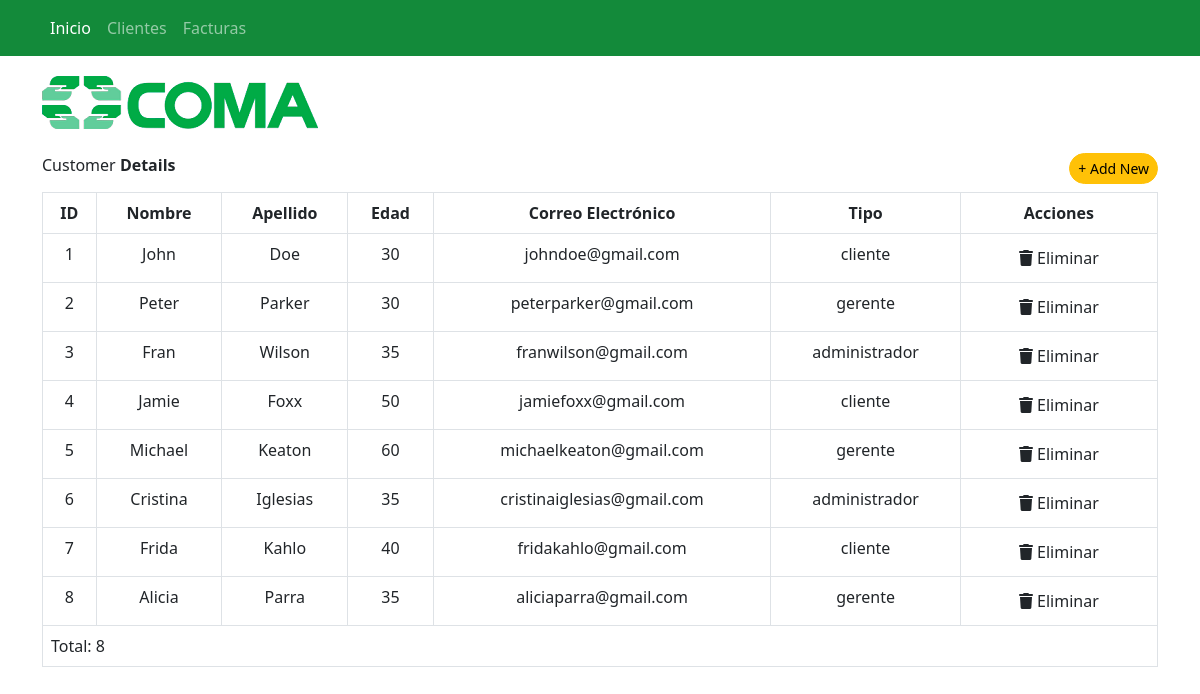
The app's page /dashboard/usuario/index.php with its own data.
### tables this page shows
CREATE TABLE `usuario` (
  `id` decimal(18,0) NOT NULL,
  `nombre` varchar(30) NOT NULL,
  `apellido` varchar(30) NOT NULL,
  `edad` int(3) NOT NULL,
  `correo_electronico` varchar(100) NOT NULL,
  `tipo_usuario` varchar(20) NOT NULL
);

### dashboard/usuario/index.php (the view, shortened to what this page needs)
<?php
    include ("../../inc/conexion.php");
?>
<!DOCTYPE html>
<html lang="en">
  <head>
    <?php
        include ("../../inc/base/head.php");
    ?>
  </head>
  <body>
    <?php
    include ("../../inc/base/header.php");
    ?>
    <section class="container" style="padding-top:60px;">
      <div class="row">
        <div class="col-12 mt-3">
          <figure>
            <img src="../../imagenes/coma-logo-4008.png" alt="" />
          </figure>
        </div>
        <div class="col-12 pt-2 pb-2">
          <span class="pull-start">Customer <b>Details</b></span>
          <a class="btn btn-sm btn-warning rounded-pill float-end" href="./add/">+ Add New</a>
        </div>
        <div class="col-12">
            <?php
            try{
              $query = "";
                $query .= "SELECT id as ID, ";
                $query .= " nombre as Name, ";
                $query .= " apellido as Surname, ";
                $query .= " edad as Age, ";
                $query .= " correo_electronico as Email, ";
                $query .= " usuario.tipo_usuario as Type ";
                $query .= "FROM usuario ";
                $result = mysqli_query($conn, $query);
            }catch(Exception $e){
              echo 'Error: '.$e->getMessage();
            }
                $iTotal = 0;
            ?>
            <div class="table-responsive">
              <table class="table table-bordered">
                <thead class="text-center">
                  <th>ID</th>
                  <th>Nombre</th>
                  <th>Apellido</th>
                  <th>Edad</th>
                  <th>Correo Electrónico</th>
                  <th>Tipo</th>
                  <th>Acciones</th>
                </thead>
                <tbody>
                  <?php
                    while($row = mysqli_fetch_array($result)){
                      $iTotal++;
                      ?>
                        <tr id="User<?php echo $row['ID'] ?>" class="text-center">
                          <td><?php echo $row['ID'] ?></td>
                          <td><?php echo $row['Name'] ?></td>
                          <td><?php echo $row['Surname'] ?></td>
                          <td><?php echo $row['Age'] ?></td>
                          <td><?php echo $row['Email'] ?></td>
                          <td><?php echo $row['Type'] ?></td>
                          <td class="text-center">
                              <a class="dropdown-item" href="javascript:EliminarUsuario('<?php echo $row['ID']?>')"><i class="fa-solid fa-trash"></i> Eliminar</a>
                          </td>
                        </tr>
                      <?php
                    }
                  ?>
                </tbody>
                <tfoot>
                    <tr>
                      <td colspan="10">Total: <?php echo $iTotal ?></td>
                    </tr>
                </tfoot>
              </table>
            </div>
        </div>
      </div>
    </section>
  </body>
</html>

### css/site.css (style rules this page uses)
:root { font-family: "Roboto", sans-serif; --delgada: 300; --mediana: 500; --gruesa: 700; --azul: #138a3a; --naranja: #cc9e2f; --gris-intenso: #e3e3e3; --gris-suave: #efefef; }
* { box-sizing: border-box; margin: 0; padding: 0; }
body { font-family: "Roboto", sans-serif; font-size: 16px; line-height: 24px; color: #333; }

### records on screen
usuario: id "1", nombre "John", apellido "Doe", edad "30", correo_electronico "johndoe@gmail.com", tipo_usuario "cliente"
usuario: id "2", nombre "Peter", apellido "Parker", edad "30", correo_electronico "peterparker@gmail.com", tipo_usuario "gerente"
usuario: id "3", nombre "Fran", apellido "Wilson", edad "35", correo_electronico "franwilson@gmail.com", tipo_usuario "administrador"
usuario: id "4", nombre "Jamie", apellido "Foxx", edad "50", correo_electronico "jamiefoxx@gmail.com", tipo_usuario "cliente"
usuario: id "5", nombre "Michael", apellido "Keaton", edad "60", correo_electronico "michaelkeaton@gmail.com", tipo_usuario "gerente"
usuario: id "6", nombre "Cristina", apellido "Iglesias", edad "35", correo_electronico "cristinaiglesias@gmail.com", tipo_usuario "administrador"
usuario: id "7", nombre "Frida", apellido "Kahlo", edad "40", correo_electronico "fridakahlo@gmail.com", tipo_usuario "cliente"
usuario: id "8", nombre "Alicia", apellido "Parra", edad "35", correo_electronico "aliciaparra@gmail.com", tipo_usuario "gerente"

### other values on screen
$iTotal "8"
